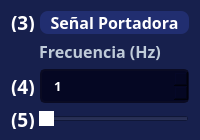
                          <widget class="QFrame" name="frame_36">
                           <property name="maximumSize">
                            <size>
                             <width>16777215</width>
                             <height>150</height>
                            </size>
                           </property>
                           <property name="styleSheet">
                            <string notr="true">background-color: rgb(23, 32, 77);
border-radius: 5px;</string>
                           </property>
                           <property name="frameShape">
                            <enum>QFrame::StyledPanel</enum>
                           </property>
                           <property name="frameShadow">
                            <enum>QFrame::Raised</enum>
                           </property>
                           <layout class="QVBoxLayout" name="verticalLayout_16">
                            <item>
                             <widget class="QFrame" name="frame_41">
                              <property name="maximumSize">
                               <size>
                                <width>300</width>
                                <height>50</height>
                               </size>
                              </property>
                              <property name="frameShape">
                               <enum>QFrame::StyledPanel</enum>
                              </property>
                              <property name="frameShadow">
                               <enum>QFrame::Raised</enum>
                              </property>
                              <layout class="QHBoxLayout" name="horizontalLayout_35">
                               <property name="spacing">
                                <number>4</number>
                               </property>
                               <property name="leftMargin">
                                <number>0</number>
                               </property>
                               <property name="topMargin">
                                <number>0</number>
                               </property>
                               <property name="rightMargin">
                                <number>0</number>
                               </property>
                               <property name="bottomMargin">
                                <number>0</number>
                               </property>
                               <item>
                                <widget class="QLabel" name="label_26">
                                 <property name="minimumSize">
                                  <size>
                                   <width>20</width>
                                   <height>20</height>
                                  </size>
                                 </property>
                                 <property name="maximumSize">
                                  <size>
                                   <width>25</width>
                                   <height>20</height>
                                  </size>
                                 </property>
                                 <property name="font">
                                  <font>
                                   <family>Satoshi Black</family>
                                   <pointsize>14</pointsize>
                                   <weight>75</weight>
                                   <bold>true</bold>
                                  </font>
                                 </property>
                                 <property name="styleSheet">
                                  <string notr="true">color: rgb(255,255,255);</string>
                                 </property>
                                 <property name="text">
                                  <string>(3)</string>
                                 </property>
                                </widget>
                               </item>
                               <item>
                                <widget class="QLabel" name="label_top_info_17">
                                 <property name="minimumSize">
                                  <size>
                                   <width>0</width>
                                   <height>10</height>
                                  </size>
                                 </property>
                                 <property name="maximumSize">
                                  <size>
                                   <width>16777215</width>
                                   <height>25</height>
                                  </size>
                                 </property>
                                 <property name="font">
                                  <font>
                                   <family>Satoshi Black</family>
                                   <pointsize>12</pointsize>
                                   <weight>75</weight>
                                   <bold>true</bold>
                                  </font>
                                 </property>
                                 <property name="styleSheet">
                                  <string notr="true">QLabel{
	background-color: rgb(33, 46, 112);
	border: 0px solid ;
	border-radius: 8px;
	color: white;
}</string>
                                 </property>
                                 <property name="text">
                                  <string>Señal Portadora</string>
                                 </property>
                                 <property name="alignment">
                                  <set>Qt::AlignCenter</set>
                                 </property>
                                </widget>
                               </item>
                              </layout>
                             </widget>
                            </item>
                            <item>
                             <widget class="QLabel" name="label_top_info_18">
                              <property name="minimumSize">
                               <size>
                                <width>0</width>
                                <height>20</height>
                               </size>
                              </property>
                              <property name="maximumSize">
                               <size>
                                <width>16777215</width>
                                <height>30</height>
                               </size>
                              </property>
                              <property name="font">
                               <font>
                                <family>Satoshi</family>
                                <pointsize>12</pointsize>
                                <weight>75</weight>
                                <bold>true</bold>
                               </font>
                              </property>
                              <property name="styleSheet">
                               <string notr="true">color: rgb(191, 203, 217)</string>
                              </property>
                              <property name="text">
                               <string>Frecuencia (Hz)</string>
                              </property>
                              <property name="alignment">
                               <set>Qt::AlignCenter</set>
                              </property>
                             </widget>
                            </item>
                            <item>
                             <widget class="QFrame" name="frame_37">
                              <property name="maximumSize">
                               <size>
                                <width>300</width>
                                <height>50</height>
                               </size>
                              </property>
                              <property name="frameShape">
                               <enum>QFrame::StyledPanel</enum>
                              </property>
                              <property name="frameShadow">
                               <enum>QFrame::Raised</enum>
                              </property>
                              <layout class="QHBoxLayout" name="horizontalLayout_30">
                               <property name="spacing">
                                <number>4</number>
                               </property>
                               <property name="leftMargin">
                                <number>0</number>
                               </property>
                               <property name="topMargin">
                                <number>0</number>
                               </property>
                               <property name="rightMargin">
                                <number>0</number>
                               </property>
                               <property name="bottomMargin">
                                <number>0</number>
                               </property>
                               <item>
                                <widget class="QLabel" name="label_22">
                                 <property name="minimumSize">
                                  <size>
                                   <width>20</width>
                                   <height>20</height>
                                  </size>
                                 </property>
                                 <property name="maximumSize">
                                  <size>
                                   <width>25</width>
                                   <height>20</height>
                                  </size>
                                 </property>
                                 <property name="font">
                                  <font>
                                   <family>Satoshi Black</family>
                                   <pointsize>14</pointsize>
                                   <weight>75</weight>
                                   <bold>true</bold>
                                  </font>
                                 </property>
                                 <property name="styleSheet">
                                  <string notr="true">color: rgb(255,255,255);</string>
                                 </property>
                                 <property name="text">
                                  <string>(4)</string>
                                 </property>
                                </widget>
                               </item>
                               <item>
                                <widget class="QSpinBox" name="carrierFreqInputASK_4">
                                 <property name="minimumSize">
                                  <size>
                                   <width>0</width>
                                   <height>25</height>
                                  </size>
                                 </property>
                                 <property name="font">
                                  <font>
                                   <family>Satoshi</family>
                                   <pointsize>10</pointsize>
                                   <weight>75</weight>
                                   <bold>true</bold>
                                  </font>
                                 </property>
                                 <property name="toolTip">
                                  <string/>
                                 </property>
                                 <property name="styleSheet">
                                  <string notr="true">QSpinBox{
	background-color: rgb(5, 7, 35);
	border-radius: 5px;
	border: 2px solid rgb(10, 11, 35);
	padding: 5px;
	padding-left: 10px;
color: white;
}
QSpinBox:hover{
	border: 2px solid rgb(0, 0, 127)
}
QSpinBox QAbstractItemView {
	color: rgb(85, 170, 255);	
	background-color: rgb(27, 29, 35);
	padding: 10px;
	selection-background-color: rgb(27, 29, 35);
}
/*
rgb(27, 29, 35);
rgb(13, 9, 59)
*/

QSpinBox::up-button{
	width: 25px; 
	border-left-width: 3px;
	border-left-color: rgba(39, 44, 54, 150);
	border-left-style: solid;
	border-top-right-radius: 3px;
	border-bottom-right-radius: 3px;	
	background-image: url(:/16x16/icons/16x16/cil-arrow-top.png);
	background-position: center;
	background-repeat: no-reperat;
}

QSpinBox::up-button:hover{
	background-color: rgb(80, 80, 80)
}

QSpinBox::down-button:hover{
	background-color: rgb(80, 80, 80)
}

QSpinBox::down-button{
	width: 25px; 
	border-left-width: 3px;
	border-left-color: rgba(39, 44, 54, 150);
	border-left-style: solid;
	border-top-right-radius: 3px;
	border-bottom-right-radius: 3px;	
	background-image: url(:/16x16/icons/16x16/cil-arrow-bottom.png);
	background-position: center;
	background-repeat: no-reperat;
}</string>
                                 </property>
                                 <property name="minimum">
                                  <number>1</number>
                                 </property>
                                 <property name="maximum">
                                  <number>200</number>
                                 </property>
                                </widget>
                               </item>
                              </layout>
                             </widget>
                            </item>
                            <item>
                             <widget class="QFrame" name="frame_38">
                              <property name="maximumSize">
                               <size>
                                <width>300</width>
                                <height>50</height>
                               </size>
                              </property>
                              <property name="frameShape">
                               <enum>QFrame::StyledPanel</enum>
                              </property>
                              <property name="frameShadow">
                               <enum>QFrame::Raised</enum>
                              </property>
                              <layout class="QHBoxLayout" name="horizontalLayout_31">
                               <property name="spacing">
                                <number>4</number>
                               </property>
                               <property name="leftMargin">
                                <number>0</number>
                               </property>
                               <property name="topMargin">
                                <number>0</number>
                               </property>
                               <property name="rightMargin">
                                <number>0</number>
                               </property>
                               <property name="bottomMargin">
                                <number>0</number>
                               </property>
                               <item>
                                <widget class="QLabel" name="label_23">
                                 <property name="minimumSize">
                                  <size>
                                   <width>20</width>
                                   <height>20</height>
                                  </size>
                                 </property>
                                 <property name="maximumSize">
                                  <size>
                                   <width>25</width>
                                   <height>20</height>
                                  </size>
                                 </property>
                                 <property name="font">
                                  <font>
                                   <family>Satoshi Black</family>
                                   <pointsize>14</pointsize>
                                   <weight>75</weight>
                                   <bold>true</bold>
                                  </font>
                                 </property>
                                 <property name="styleSheet">
                                  <string notr="true">color: rgb(255,255,255);</string>
                                 </property>
                                 <property name="text">
                                  <string>(5)</string>
                                 </property>
                                </widget>
                               </item>
                               <item>
                                <widget class="QSlider" name="sliderASK_4">
                                 <property name="styleSheet">
                                  <string notr="true">QSlider::handle:horizontal{
	background: rgb(255, 255, 255);
}</string>
                                 </property>
                                 <property name="minimum">
                                  <number>1</number>
                                 </property>
                                 <property name="maximum">
                                  <number>200</number>
                                 </property>
                                 <property name="tracking">
                                  <bool>false</bool>
                                 </property>
                                 <property name="orientation">
                                  <enum>Qt::Horizontal</enum>
                                 </property>
                                 <property name="tickPosition">
                                  <enum>QSlider::NoTicks</enum>
                                 </property>
                                </widget>
                               </item>
                              </layout>
                             </widget>
                            </item>
                           </layout>
                          </widget>
